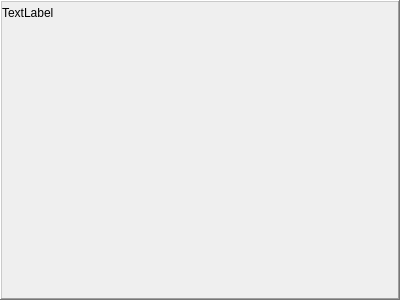
<?xml version="1.0" encoding="UTF-8"?>
<ui version="4.0">
 <class>CamViewFrame</class>
 <widget class="QFrame" name="CamViewFrame">
  <property name="geometry">
   <rect>
    <x>0</x>
    <y>0</y>
    <width>400</width>
    <height>300</height>
   </rect>
  </property>
  <property name="windowTitle">
   <string>Frame</string>
  </property>
  <property name="frameShape">
   <enum>QFrame::WinPanel</enum>
  </property>
  <property name="frameShadow">
   <enum>QFrame::Raised</enum>
  </property>
  <layout class="QVBoxLayout" name="verticalLayout">
   <property name="spacing">
    <number>0</number>
   </property>
   <property name="margin">
    <number>0</number>
   </property>
   <item>
    <layout class="QHBoxLayout" name="horizontalLayout_2">
     <property name="sizeConstraint">
      <enum>QLayout::SetDefaultConstraint</enum>
     </property>
     <item>
      <widget class="QLabel" name="lblTitle">
       <property name="sizePolicy">
        <sizepolicy hsizetype="Expanding" vsizetype="Preferred">
         <horstretch>0</horstretch>
         <verstretch>0</verstretch>
        </sizepolicy>
       </property>
       <property name="text">
        <string>TextLabel</string>
       </property>
       <property name="alignment">
        <set>Qt::AlignLeading|Qt::AlignLeft|Qt::AlignVCenter</set>
       </property>
      </widget>
     </item>
     <item>
      <widget class="QPushButton" name="btnDelete">
       <property name="text">
        <string/>
       </property>
       <property name="icon">
        <iconset resource="icons.qrc">
         <normaloff>:/icons/Minus.png</normaloff>:/icons/Minus.png</iconset>
       </property>
       <property name="flat">
        <bool>true</bool>
       </property>
      </widget>
     </item>
     <item>
      <widget class="QPushButton" name="btnEdit">
       <property name="text">
        <string/>
       </property>
       <property name="icon">
        <iconset resource="icons.qrc">
         <normaloff>:/icons/Screw-Driver.png</normaloff>:/icons/Screw-Driver.png</iconset>
       </property>
       <property name="flat">
        <bool>true</bool>
       </property>
      </widget>
     </item>
     <item>
      <widget class="QPushButton" name="btnHide">
       <property name="sizePolicy">
        <sizepolicy hsizetype="Minimum" vsizetype="Fixed">
         <horstretch>0</horstretch>
         <verstretch>0</verstretch>
        </sizepolicy>
       </property>
       <property name="text">
        <string/>
       </property>
       <property name="icon">
        <iconset resource="icons.qrc">
         <normaloff>:/icons/Cross.png</normaloff>:/icons/Cross.png</iconset>
       </property>
       <property name="flat">
        <bool>true</bool>
       </property>
      </widget>
     </item>
    </layout>
   </item>
   <item>
    <widget class="GLWidget" name="glWidget" native="true">
     <property name="sizePolicy">
      <sizepolicy hsizetype="Expanding" vsizetype="Expanding">
       <horstretch>0</horstretch>
       <verstretch>0</verstretch>
      </sizepolicy>
     </property>
    </widget>
   </item>
  </layout>
 </widget>
 <customwidgets>
  <customwidget>
   <class>GLWidget</class>
   <extends>QWidget</extends>
   <header>glwidget.h</header>
   <container>1</container>
  </customwidget>
 </customwidgets>
 <resources>
  <include location="icons.qrc"/>
 </resources>
 <connections/>
</ui>
